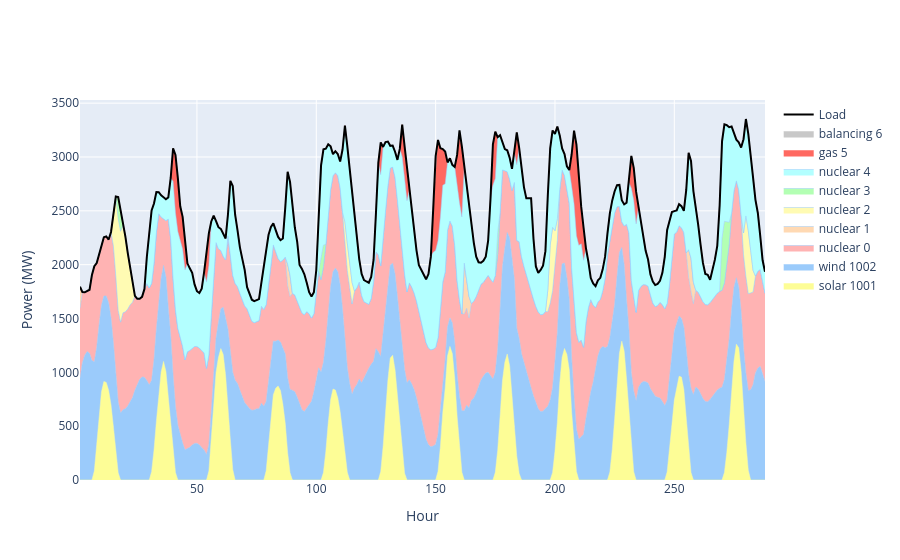

Notebook code for this chart:
### Code cell
chart_by_type(mo3.logs)

### Figure 1 — Plotly figure (JSON) as saved in the notebook; plotly's stock layout.template omitted (floating-point values rounded to 4 significant figures; data arrays with more than 128 entries replaced by an {"elided": "..."} marker saying what was removed)
{"data": [{"fillcolor": "#FDFD96", "line": {"color": "#FDFD96", "width": 0.5}, "mode": "lines", "name": "solar 1001", "stackgroup": "one", "type": "scatter", "x": {"elided": "156 int values"}, "y": {"elided": "156 float values"}}, {"fillcolor": "#9BCBFB", "line": {"color": "#9BCBFB", "width": 0.5}, "mode": "lines", "name": "wind 1002", "stackgroup": "one", "type": "scatter", "x": {"elided": "288 int values"}, "y": {"elided": "288 float values"}}, {"fillcolor": "#FFB3B3", "line": {"color": "#9BCBFB", "width": 0.5}, "mode": "lines", "name": "nuclear 0", "stackgroup": "one", "type": "scatter", "x": {"elided": "288 int values"}, "y": {"elided": "288 float values"}}, {"fillcolor": "#FFD9B3", "line": {"color": "#9BCBFB", "width": 0.5}, "mode": "lines", "name": "nuclear 1", "stackgroup": "one", "type": "scatter", "x": {"elided": "288 int values"}, "y": {"elided": "288 float values"}}, {"fillcolor": "#FFFBB3", "line": {"color": "#9BCBFB", "width": 0.5}, "mode": "lines", "name": "nuclear 2", "stackgroup": "one", "type": "scatter", "x": {"elided": "288 int values"}, "y": {"elided": "288 float values"}}, {"fillcolor": "#B3FFB3", "line": {"color": "#9BCBFB", "width": 0.5}, "mode": "lines", "name": "nuclear 3", "stackgroup": "one", "type": "scatter", "x": {"elided": "288 int values"}, "y": {"elided": "288 float values"}}, {"fillcolor": "#B3FFFF", "line": {"color": "#9BCBFB", "width": 0.5}, "mode": "lines", "name": "nuclear 4", "stackgroup": "one", "type": "scatter", "x": {"elided": "288 int values"}, "y": {"elided": "288 float values"}}, {"fillcolor": "#FF6961", "line": {"color": "#FF6961", "width": 0.5}, "mode": "lines", "name": "gas 5", "stackgroup": "one", "type": "scatter", "x": {"elided": "288 int values"}, "y": {"elided": "288 float values"}}, {"fillcolor": "#C8C8C8", "line": {"color": "#C8C8C8", "width": 0.5}, "mode": "lines", "name": "balancing 6", "stackgroup": "one", "type": "scatter", "x": {"elided": "288 int values"}, "y": {"elided": "288 float values"}}, {"line": {"color": "black", "width": 2}, "mode": "lines", "name": "Load", "type": "scatter", "x": {"elided": "288 int values"}, "y": {"elided": "288 float values"}}], "layout": {"xaxis": {"title": {"text": "Hour"}}, "yaxis": {"title": {"text": "Power (MW)"}}}}
